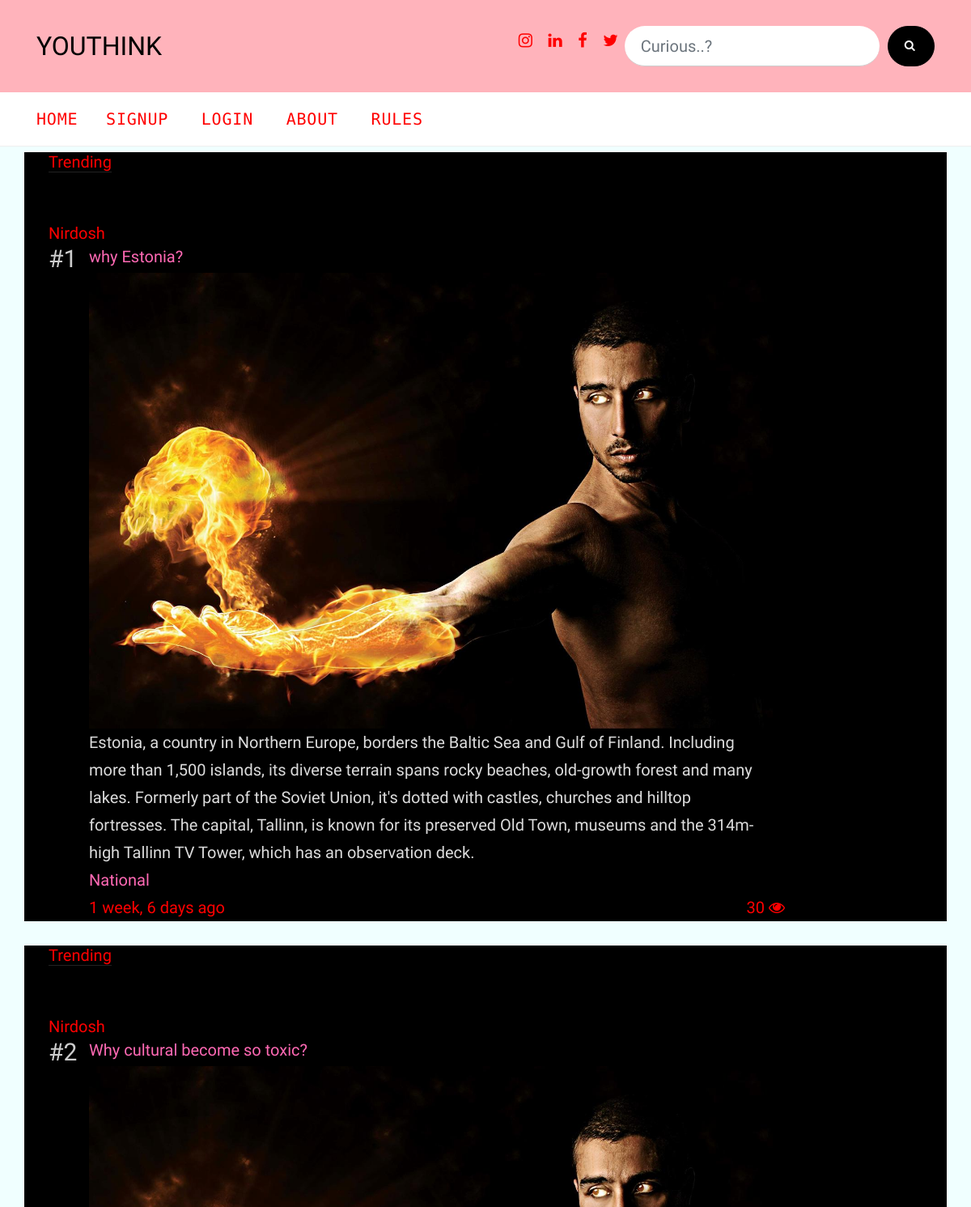
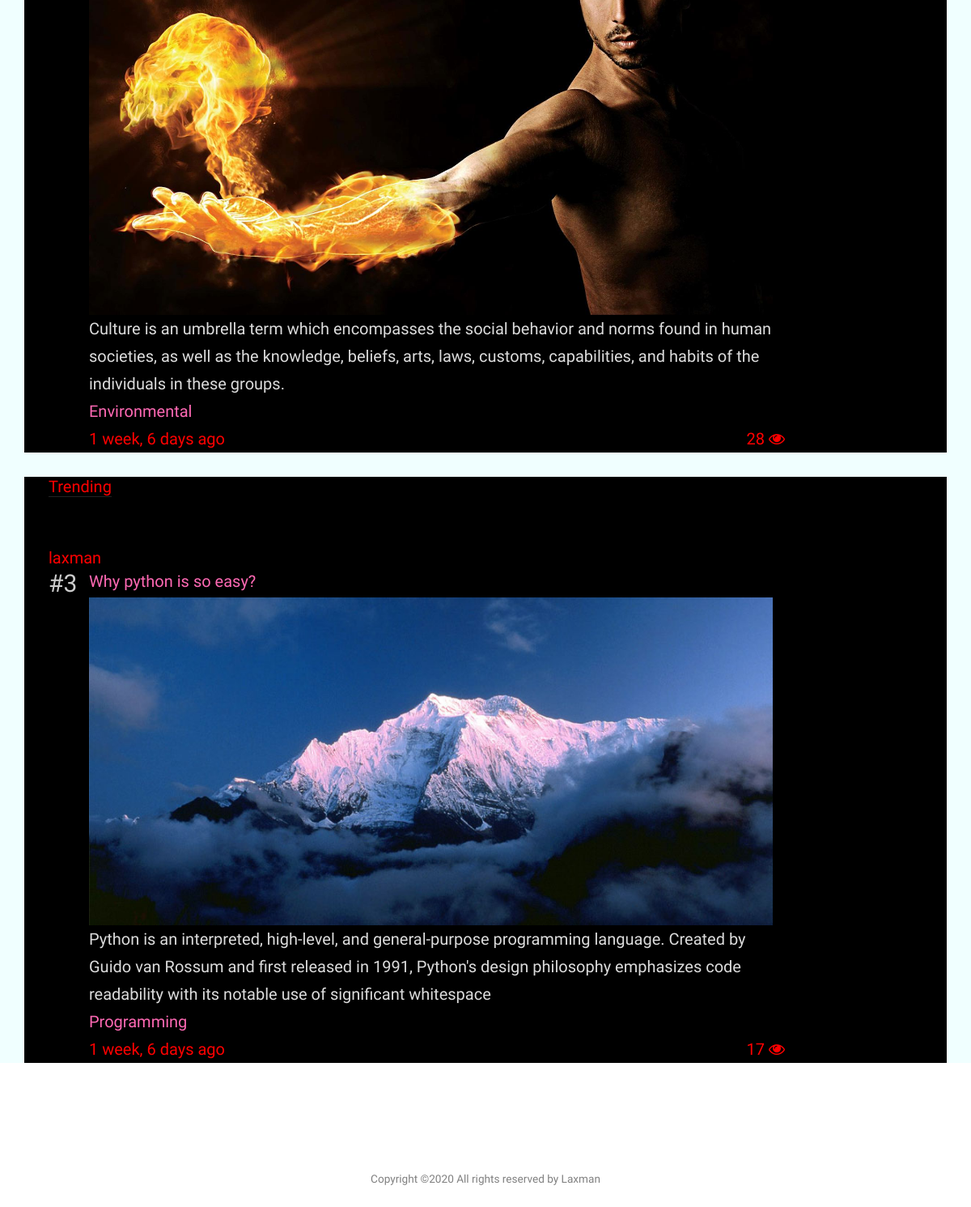
/Trending/, run on the app's committed database (2 pictures, top to bottom).
### Blog/models.py (models this page shows, shortened)
class Post(models.Model):
    title = models.CharField(max_length = 50)
    overview = models.TextField()
    time_upload = models.DateTimeField(auto_now_add=True)
    time_updated = models.DateTimeField(auto_now=True)
    Author = models.ForeignKey(Profile, on_delete=models.CASCADE)
    thumbnail = models.ImageField(upload_to= 'thumbnail')
    categories = models.ManyToManyField(Categories, blank = True)
    view = models.IntegerField(default = 0)
    class Meta:
        ordering =['-time_upload']

class Categories(models.Model):
    title = models.CharField(max_length=50)

### User/models.py (models this page shows, shortened)
class Profile(models.Model):
    user = models.OneToOneField(User,on_delete=models.CASCADE)
    following = models.ManyToManyField(User,related_name='following',blank = True)
    bio = models.TextField(default='no bio submitted..')
    photo = models.ImageField(upload_to= 'Profile_pic', blank = True)
    updated = models.DateTimeField(auto_now=True)
    created = models.DateTimeField(auto_now_add=True)
    class Meta:
        ordering = ('-created',)

### User/views.py (the view)
# urls.py: path('Trending/', views.Trending, name='trending'),
def Trending(request):
    time =datetime.date.today()-datetime.timedelta(days=20)
    trends = postu.objects.filter(time_upload__gte = time).order_by('-view')
    contex={
     'trend':trends[:20],
    }
    return render(request,'User/trending.html',contex)

### User/templates/User/trending.html
{% extends 'User/base.html' %}
{% load static %}
{% block content %}
{% for trends in trend %}
<div class="container"style="background-color:#000000;">
  <div class="col-lg-10">
    <div class="section-title">
      <h2  style="font-size:20px;color:red">Trending</h2>
    </div>
    <a href= '#'  style="font-size:20px;color:red">{{trends.Author.user.username}}</a>
    <div class="trend-entry d-flex style="background-color:#F0FFFF">
      <div class="number align-self-start">#{{forloop.counter}}</div>
      <div class="trend-contents">
        <h2><a href="#" style="font-size:20px;color:#FF69B4" >{{trends.title}}</a></h2>
        <a href="post-single.html"><img src="{{trends.thumbnail.url}}" alt="Image" class="img-fluid"></a>
        <a href= '#'  style="font-size:20px;color:#DCDCDC;">{{trends.overview}}</a>
        <div class="post-meta">
          <span class="d-block">
            {% for cat in trends.categories.all %}
            <a href="#" style="font-size:20px;color:#FF69B4">{{cat.title}}</a>
            {% endfor %}
          </span>
          <span class="date-read" style="font-size:20px;color:red">{{trends.time_upload|timesince}} ago
            </span>
            <span style="font-size:20px;color:red;position:absolute;
    bottom:0;
    right:0;">{{trends.view}}
            <i class="fa fa-eye";></i>
           </span>
        </div>
        </div>
      </div>
    </div>
    </div>
    {% endfor %}
  {% endblock %}

### User/templates/User/base.html (shortened to what this page needs)
{% load static %}
<!DOCTYPE html>
<html lang="en">
<head>
  <link rel="stylesheet" href="{% static 'fonts/icomoon/style.css' %}">
  <link rel="stylesheet" href="{% static 'css/bootstrap.min.css' %}">
  <link rel="stylesheet" href="{% static 'css/jquery-ui.css' %}">
  <link rel="stylesheet" href="{% static 'css/owl.carousel.min.css' %}">
  <link rel="stylesheet" href="{% static 'css/owl.theme.default.min.css' %}">
  <link rel="stylesheet" href="{% static 'css/jquery.fancybox.min.css' %}">
  <link rel="stylesheet" href="{% static 'css/bootstrap-datepicker.css' %}">
  <link rel="stylesheet" href="{% static 'fonts/flaticon/font/flaticon.css' %}">
  <link rel="stylesheet" href="{% static 'css/aos.css' %}">
  <link href="{% static 'css/jquery.mb.YTPlayer.min.css' %}" media="all" rel="stylesheet" type="text/css">
  <link rel="stylesheet" href="{% static 'css/style.css' %}">
  <link rel="stylesheet" href="{% static 'css/profile.css' %}">
  <link rel="stylesheet" href="https://cdnjs.cloudflare.com/ajax/libs/font-awesome/4.7.0/css/font-awesome.min.css">
</head>
<body data-spy="scroll" data-target=".site-navbar-target" data-offset="300">
  <div class="site-wrap">
    <div class="header-top" style="background-color:#ffb3bb">
      <div class="container">
        <div class="row align-items-center">
          <div class="col-12 col-lg-6 d-flex">
            <a href="#" class="site-logo">
              YOUTHINK
            </a>
          </div>
          <div class="col-12 col-lg-6 ml-auto d-flex">
            <div class="ml-md-auto top-social d-none d-lg-inline-block">
              <a href="#" class="d-inline-block p-2"><span class="fa fa-instagram" style="font-size:20px;color:red"></span></a>
              <a href="#" class="d-inline-block p-2"><span class="fa fa-linkedin" style="font-size:20px;color:red"></span></a>
              <a href="#" class="d-inline-block p-2"><span class="fa fa-facebook" style="font-size:20px;color:red"></span></a>
              <a href="#" class="d-inline-block p-2"><span class="fa fa-twitter" style="font-size:20px;color:red"></span></a>
            </div>
            <form action="#" class="search-form d-inline-block" method="get">
              <div class="d-flex">
                <input type="text" class="form-control form-control-lg" placeholder='Curious..?' name='q'>
                <button type="submit" class="btn btn-warning"><span class="icon-search"></span></button>
              </div>
            </form>
          </div>
        </div>
      </div>
      <div class="site-navbar py-2 js-sticky-header site-navbar-target d-none pl-0 d-lg-block" role="banner">
        <div class="container">
          <div class="d-flex align-items-center">
            <div class="mr-auto">
              <nav class="site-navigation position-relative text-right" role="navigation">
                <ul class="site-menu main-menu js-clone-nav mr-auto d-none pl-0 d-lg-block">
                  {% if request.user.is_authenticated %}
                  <li>
                    <a href="{% url 'newsfeed' %}" class="nav-link text-left" style="font-size:20px;color:red">Newsfeed</a>
                  </li>
                  <li><a href="{% url 'popular' %}" class="nav-link text-left" style="font-size:20px;color:red">Popular</a>
                  <li>
                    <a href="{% url 'trending' %}" class="nav-link text-left" style="font-size:20px;color:red">Trending</a>
                  </li>
                  <li>
                    <a href="{% url 'mayknow' %}" class="nav-link text-left" style="font-size:20px;color:red">People</a>
                  </li>
                  <li>
                    <div class="btn-group">
                      <button type="button" class="btn btn-danger dropdown-toggle" data-toggle="dropdown" aria-haspopup="true" aria-expanded="false">
                        Profile
                      </button>
                      <div class="dropdown-menu">
                        <a class="dropdown-item" style="font-size:20px;color:red" href="#">Profile</a>
                        <div class="dropdown-divider"></div>
                        <a class="dropdown-item" style="font-size:20px;color:red" href="#">Post</a>
                      </div>
                    </div>
                  </li>
                  <li><a href="{% url 'changepassword' %}" class="nav-link text-left" style="font-size:20px;color:red">Change(Password)</a></li>
                  </li>
                  <li><a href="{% url 'logout' %}" class="nav-link text-left" style="font-size:20px;color:red">Logout</a></li>
                  </li>
                  {% else %}
                  <li class="active">
                    <a href="#" class="nav-link text-left" style="font-size:20px;color:red">Home</a>
                  </li>
                  <li><a href="{% url 'signup' %}" class="nav-link text-left" style="font-size:20px;color:red">Signup</a></li>
                  <li><a href="{% url 'login' %}" class="nav-link text-left" style="font-size:20px;color:red">Login</a></li>
                  <li><a href="#" class="nav-link text-left" style="font-size:20px;color:red">About</a></li>
                  <li><a href="#" class="nav-link text-left" style="font-size:20px;color:red">Rules</a></li>
                  {% endif %}
                </ul>
              </nav>
            </div>
          </div>
        </div>
      </div>
    </div>
    <div class="" style="background-color:#F0FFFF">
      <br><br><br>
      {% block content%}
      {% endblock %}
    </div>
    <div class="footer">
      <div class="container">
        <div class="row">
          <div class="col-12">
            <div class="copyright">
              <p>
                <br>
                <br>
                <br>
                Copyright &copy; All rights reserved by Laxman
            </div>
          </div>
        </div>
      </div>
    </div>
  </div>
</body>
</html>

### static/css/style.css (style rules this page uses)
html { overflow-x: hidden; }
body { line-height: 1.7; color: gray; font-weight: 300; font-size: .9rem; }
a { -webkit-transition: .3s all ease; -o-transition: .3s all ease; transition: .3s all ease; }
h1, h2, h3, h4, h5, .h1, .h2, .h3, .h4, .h5 { font-family: "Cabin", -apple-system, BlinkMacSystemFont, "Segoe UI", Roboto, "Helvetica Neue", Arial, sans-serif, "Apple Color Emoji", "Segoe UI Emoji", "Segoe UI Symbol", "Noto Color Emoji"; }
.site-wrap:before { display: none; -webkit-transition: .3s all ease-in-out; -o-transition: .3s all ease-in-out; transition: .3s all ease-in-out; background: rgba(0, 0, 0, 0.6); content: ""; position: absolute; z-index: 2000; top: 0; left: 0; right: 0; bottom: 0; opacity: 0; visibility: hidden; }
.site-logo { font-size: 2rem; color: #000; }
.site-navbar { margin-bottom: 0px; z-index: 1999; width: 100%; background: #fff; font-family: "B612 Mono", monospace; }
.site-navbar .site-navigation .site-menu { margin-left: 0; padding-left: 0; margin-bottom: 0; }
.site-navbar .site-navigation .site-menu .active > a { color: #000; display: inline-block; padding-left: 10px; padding-right: 10px; }
.site-navbar .site-navigation .site-menu a { text-decoration: none !important; display: inline-block; }
.site-navbar .site-navigation .site-menu > li { display: inline-block; }
.site-navbar .site-navigation .site-menu > li:first-child > a { padding-left: 0; }
.site-navbar .site-navigation .site-menu > li > a { text-transform: uppercase; font-size: .8rem; letter-spacing: .05rem; font-weight: 400; display: inline-block; text-decoration: none !important; color: #000; }
.site-mobile-menu .site-nav-wrap { padding: 0; margin: 0; list-style: none; position: relative; }
.site-mobile-menu .site-nav-wrap a { padding: 10px 20px; display: block; position: relative; color: #212529; }
.site-mobile-menu .site-nav-wrap li { position: relative; display: block; }
.site-mobile-menu .site-nav-wrap li.active > a { color: #8bc34a !important; }
.site-mobile-menu .site-nav-wrap > li { display: block; position: relative; float: left; width: 100%; }
.site-mobile-menu .site-nav-wrap > li > a { padding-left: 20px; font-size: 20px; }
.sticky-wrapper .site-navbar { -webkit-transition: .3s all ease; -o-transition: .3s all ease; transition: .3s all ease; border-bottom: 1px solid #efefef; }
.sticky-wrapper .site-navbar .site-menu > li { display: inline-block; }
.sticky-wrapper .site-navbar .site-menu > li.active > a { color: #000; }
.header-top > .container { padding-top: 30px; padding-bottom: 30px; }
.section-title { color: #000; margin-bottom: 50px; }
.section-title h2 { font-size: 20px; font-weight: 400; border-bottom: 1px solid #222; position: relative; display: inline-block; }
.section-title h2:before { position: absolute; content: ""; height: 1px; background: #777; }
.btn { text-transform: uppercase; font-size: 14px; letter-spacing: .2rem; font-family: "Cabin", -apple-system, BlinkMacSystemFont, "Segoe UI", Roboto, "Helvetica Neue", Arial, sans-serif, "Apple Color Emoji", "Segoe UI Emoji", "Segoe UI Symbol", "Noto Color Emoji"; }
.post-meta { font-size: .8rem; }
.post-meta a { color: #000; }
.date-read { color: #b4b4b4; }
.trend-entry { margin-bottom: 30px; }
.trend-entry .number { -webkit-box-flex: 0; -ms-flex: 0 0 50px; flex: 0 0 50px; font-size: 30px; line-height: 1; color: #ccc; }
.trend-entry .trend-contents h2 { font-size: 18px; }
.trend-entry .trend-contents h2 a { color: #000; }
.form-control { margin-right: 10px; height: 50px; padding-left: 20px; padding-right: 20px; border-radius: 30px; border: none; background: #fff; border-bottom: 1px solid transparent; border-bottom: 1px solid #ccc; }
.btn { border-radius: 30px; background: #000; padding-left: 20px; padding-right: 20px; border-color: #000; color: #fff; }
.search-form .form-control { margin-right: 10px; height: 50px; padding-left: 20px; padding-right: 20px; border-radius: 30px; border: none; background: #fff; border-bottom: 1px solid transparent; border-bottom: 1px solid #ccc; }
.search-form .btn { border-radius: 30px; background: #000; padding-left: 20px; padding-right: 20px; border-color: #000; }
.footer { font-size: .85rem; text-align: center; padding: 2rem 0; }
.top-social a { color: #000; }

### data on the page
Post: Author.user.username "Nirdosh", title "why Estonia?", thumbnail (picture), overview "Estonia, a country in Northern Europe, borders the Baltic Sea and Gulf of Finland. Including more than 1,500 islands, its diverse terrain spans rocky beaches, old-growth forest and many lakes. Formerly part of the Soviet Union, it's dotted with castles, churches and hilltop fortresses. The capital, Tallinn, is known for its preserved Old Town, museums and the 314m-high Tallinn TV Tower, which has an observation deck.", time_upload "1 week, 6 days", view "30"
Categories: title "National"
Post: Author.user.username "Nirdosh", title "Why cultural become so toxic?", thumbnail (picture), overview "Culture is an umbrella term which encompasses the social behavior and norms found in human societies, as well as the knowledge, beliefs, arts, laws, customs, capabilities, and habits of the individuals in these groups.", time_upload "1 week, 6 days", view "28"
Categories: title "Environmental"
Post: Author.user.username "laxman", title "Why python is so easy?", thumbnail (picture), overview "Python is an interpreted, high-level, and general-purpose programming language. Created by Guido van Rossum and first released in 1991, Python's design philosophy emphasizes code readability with its notable use of significant whitespace", time_upload "1 week, 6 days", view "17"
Categories: title "Programming"
